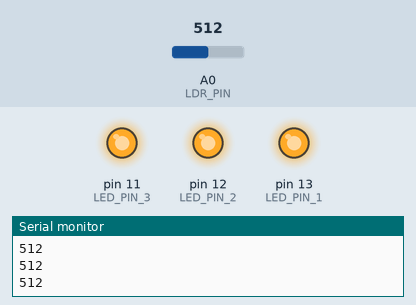
Bench run of a sketch on a simulated Arduino Uno, built with avr-gcc and run on an emulated ATmega328P. Shown: output pins drawn as LEDs (lit = HIGH), the last lines printed to the serial monitor. The test bench sets the inputs (shaded band); at power-on: A0 (LDR_PIN) = 512.

Above: at 1.2 s.
1.3 s: A0 (LDR_PIN) set to 318
2.8 s: A0 (LDR_PIN) set to 289
At 3.7 s:
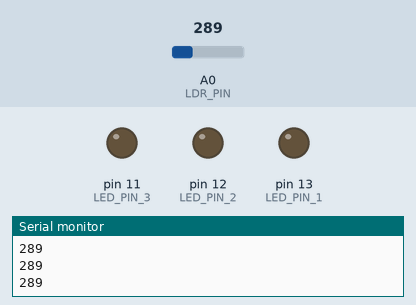
4.3 s: A0 (LDR_PIN) set to 306
At 5.0 s:
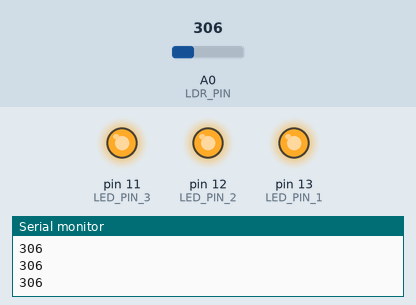
5.8 s: A0 (LDR_PIN) set to 290
At 6.3 s:
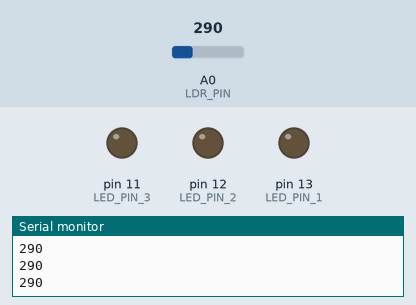
Timing chart, 0 to 8.3 s (numbered marks = the images above; inputs shaded):
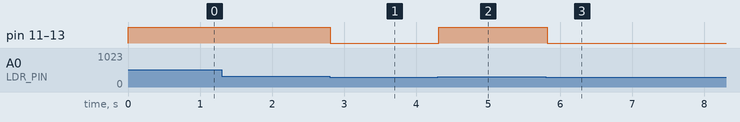

The sketch:

newldr.ino
```cpp
const int LDR_PIN = A0; // LDR sensor connected to analog pin A0
const int LED_PIN_1 = 13; // first LED connected to digital pin 2
const int LED_PIN_2 = 12; // second LED connected to digital pin 3
const int LED_PIN_3 = 11; // third LED connected to digital pin 4
const int RESISTOR = 10000; // 10k resistor value in ohms

void setup() {
  pinMode(LED_PIN_1, OUTPUT);
  pinMode(LED_PIN_2, OUTPUT);
  pinMode(LED_PIN_3, OUTPUT);
  Serial.begin(9600);
}

void loop() {
  int sensorValue = analogRead(LDR_PIN); // read the LDR sensor value
  Serial.println(sensorValue); // print the sensor value to the Serial Monitor

  if(sensorValue >300 ){ // check if sensor value is greater than 500
    digitalWrite(LED_PIN_1, HIGH); // turn on first LED
    digitalWrite(LED_PIN_2, HIGH); // turn on second LED
    digitalWrite(LED_PIN_3, HIGH); // turn on third LED
  } else {
    digitalWrite(LED_PIN_1, LOW); // turn off first LED
    digitalWrite(LED_PIN_2, LOW); // turn off second LED
    digitalWrite(LED_PIN_3, LOW); // turn off third LED
  }

  delay(100); // wait for 100 milliseconds
}
```

Measured:
- the behaviour switches between 301 and 300 on A0 (LDR_PIN) (found by bisection; images 0 and 1)
- after the input at 2.8 s, pin 11 (LED_PIN_3), pin 12 (LED_PIN_2), pin 13 (LED_PIN_1): HIGH → LOW at once
- after the input at 4.3 s, pin 11 (LED_PIN_3), pin 12 (LED_PIN_2), pin 13 (LED_PIN_1): LOW → HIGH at once
- after the input at 5.8 s, pin 11 (LED_PIN_3), pin 12 (LED_PIN_2), pin 13 (LED_PIN_1): HIGH → LOW at once
